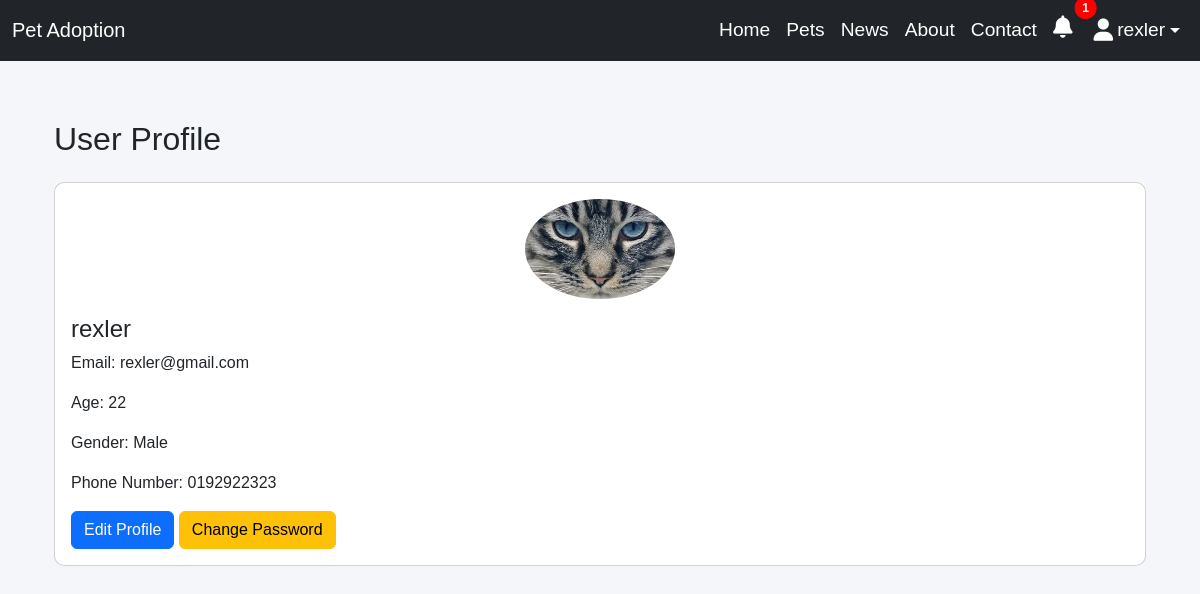
Page /accounts/profile/ (signed in) on the committed database.
### accounts/models.py (models this page shows, shortened)
class CustomUser(AbstractUser):
    age = models.IntegerField(null=True, blank=True)
    gender = models.CharField(max_length=10,  choices=[
            ('Male', 'Male'),
            ('Female', 'Female'),
            ('Other', 'Other'),
        ],)
    phone_number = models.CharField(max_length=15)
    image = models.ImageField(upload_to='profile_images/', blank=True, null=True, default='profile_images/default_profile.jpg')

### accounts/views.py (the view)
# urls.py: path('profile/', UserProfileView.as_view(), name='profile'),  # For viewing user profile
class UserProfileView(DetailView):
    model = get_user_model()
    template_name = 'users/profile.html'
    context_object_name = 'user'
    def get_object(self):
        return self.request.user  # Show logged-in user's profile

### app/context_processors.py (called while the page is built)
def notification_count(request):
    if request.user.is_authenticated:
        unread_count = Notification.objects.filter(
            Q(sender=request.user) | Q(recipient=request.user),
            is_read=False
        ).count()
    else:
        unread_count = 0
    return {'unread_notifications_count': unread_count}

### app/templates/users/profile.html (shortened to what this page needs)
{% extends "app/base.html" %}
{% load static %}
{% block content %}
<div class="container mt-4">
    <h2 class="mb-4">User Profile</h2>
    <div class="card">
        <div class="card-body">
            <div class="text-center">
                {% if user.image %}
                    <img src="{{ user.image.url }}" class="rounded-circle" alt="Profile Image" width="150">
                {% else %}
                    <img src="{% static 'profile_images/default_profile.jpg' %}" class="rounded-circle" alt="Default Profile Image" width="150">
                {% endif %}
            </div>
            <h4 class="mt-3">{{ user.username }}</h4>
            <p>Email: {{ user.email }}</p>
            <p>Age: {{ user.age }}</p>
            <p>Gender: {{ user.gender }}</p>
            <p>Phone Number: {{ user.phone_number }}</p>
            <a href="{% url 'profile_update' %}" class="btn btn-primary">Edit Profile</a>
            <a href="{% url 'change_password' %}" class="btn btn-warning">Change Password</a>
        </div>
    </div>
</div>
{% endblock content %}

### app/templates/app/base.html (shortened to what this page needs)
<!DOCTYPE html>
{% load static %}
<html lang="en">
<head>
    <link rel="stylesheet" href="https://cdn.jsdelivr.net/npm/bootstrap@5.3.0/dist/css/bootstrap.min.css">
    <link rel="stylesheet" href="https://cdnjs.cloudflare.com/ajax/libs/font-awesome/6.4.2/css/all.min.css">
    <link rel="stylesheet" href="{% static 'css/base.css' %}">
</head>
<body>
    <nav class="navbar navbar-expand-lg navbar-dark bg-dark fixed-top">
        <div class="container-fluid">
            <a class="navbar-brand" href="{% url 'pet_list' %}">Pet Adoption</a>
            <div class="collapse navbar-collapse" id="navbarNav">
                <ul class="navbar-nav ms-auto">
                    <li class="nav-item">
                        <a class="nav-link active" href="{% url 'home' %}">Home</a>
                    </li>
                    <li class="nav-item">
                        <a class="nav-link" href="{% url 'pet_list' %}">Pets</a>
                    </li>
                    <li class="nav-item">
                        <a class="nav-link" href="{% url 'post_list' %}">News</a>
                    </li>
                    <li class="nav-item">
                        <a class="nav-link" href="{% url 'about' %}">About</a>
                    </li>
                    <li class="nav-item">
                        <a class="nav-link" href="{% url 'contact' %}">Contact</a>
                    </li>
                    <li class="nav-item">
                        <a class="nav-link position-relative" href="{% url 'notification_list' %}">
                            <i class="fas fa-bell"></i>
                            {% if unread_notifications_count > 0 %}
                            <span class="badge badge-danger position-absolute top-0 start-100 translate-middle">
                                {{ unread_notifications_count }}
                            </span>
                            {% endif %}
                        </a>
                    </li>
                    {% if user.is_authenticated %}
                    <li class="nav-item dropdown">
                        <a class="nav-link dropdown-toggle d-flex align-items-center" href="#" id="userDropdown" role="button" data-bs-toggle="dropdown" aria-expanded="false">
                            {% if user.profile.image %}
                                <img src="{{ user.profile.image.url }}" alt="Profile" class="rounded-circle me-1" width="30" height="30">
                            {% else %}
                                <i class="fas fa-user me-1"></i>
                            {% endif %}
                            {{ user.username }}
                        </a>
                    </li>
                    {% endif %}
                </ul>
            </div>
        </div>
    </nav>
    <div class="container mt-5 pt-5">
        {% block content %}
        {% endblock %}
    </div>
</body>
</html>

### static/css/base.css (style rules this page uses)
body { font-family: 'Arial', sans-serif; background-color: #f4f6f9; margin: 0; padding: 0; }
a { text-decoration: none; color: inherit; }
.nav-link { color: white !important; font-size: 1.2rem; display: flex; align-items: center; position: relative; padding-right: 20px; }
.nav-link i { font-size: 1.4rem; margin-right: 5px; }
.badge-danger { background-color: red; color: white; font-size: 0.75rem; padding: 5px 8px; border-radius: 50%; }
.card { border-radius: 10px; overflow: hidden; }
.card-body { padding: 1rem; }

### rows in the picture
CustomUser: username "rexler", image (picture), email "rexler@gmail.com", age "22", gender "Male", phone_number "0192922323"

### other values in the picture
{{ unread_notifications_count }} "1"
